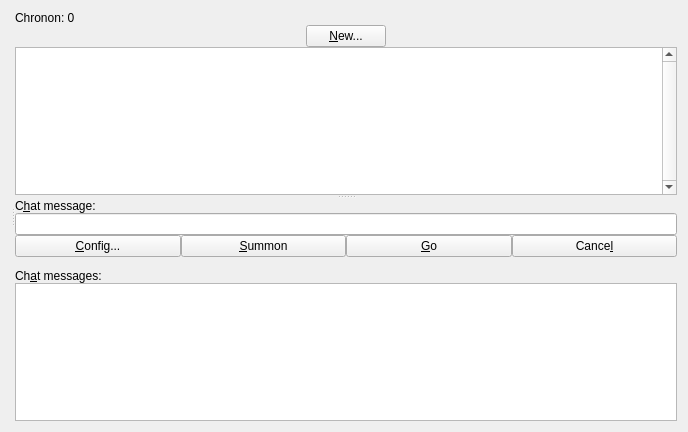
<?xml version="1.0" encoding="UTF-8"?>
<ui version="4.0">
 <class>ManageNamesPage</class>
 <widget class="QWidget" name="ManageNamesPage">
  <property name="geometry">
   <rect>
    <x>0</x>
    <y>0</y>
    <width>688</width>
    <height>432</height>
   </rect>
  </property>
  <property name="windowTitle">
   <string>Game</string>
  </property>
  <layout class="QVBoxLayout" stretch="1">
   <item>
    <widget class="QSplitter" name="horizontalLayout">
     <property name="orientation">
      <enum>Qt::Horizontal</enum>
     </property>
     <property name="childrenCollapsible">
      <bool>false</bool>
     </property>
     <widget class="QWidget" name="layoutWidget">
      <layout class="QVBoxLayout" name="verticalLayoutGameMap">
       <property name="sizeConstraint">
        <enum>QLayout::SetDefaultConstraint</enum>
       </property>
      </layout>
     </widget>
     <widget class="QSplitter" name="layoutWidget">
      <property name="orientation">
       <enum>Qt::Vertical</enum>
      </property>
      <property name="childrenCollapsible">
       <bool>false</bool>
      </property>
      <widget class="QWidget">
       <layout class="QVBoxLayout" name="verticalLayoutTop" stretch="0,0,1">
        <property name="spacing">
         <number>0</number>
        </property>
        <item>
         <widget class="QLabel" name="chrononLabel">
          <property name="toolTip">
           <string>Time moment of the game (equals the block number), which of the vertically stacked map levels is displayed, and end time of current battle (or 'frozen' status) on this map level.</string>
          </property>
          <property name="text">
           <string notr="true">Chronon: 0</string>
          </property>
         </widget>
        </item>
        <item>
         <layout class="QHBoxLayout" name="horizontalLayoutTop">
          <item>
           <widget class="QPushButton" name="newButton">
            <property name="sizePolicy">
             <sizepolicy hsizetype="Fixed" vsizetype="Fixed">
              <horstretch>0</horstretch>
              <verstretch>0</verstretch>
             </sizepolicy>
            </property>
            <property name="toolTip">
             <string>New player cost: 1 HUC + fee (0.005).
   Player starts with 3 characters (general + two hunters), collect hearts for more characters (up to 20).</string>
            </property>
            <property name="statusTip">
             <string>New player cost: 1 HUC + fee (0.005)</string>
            </property>
            <property name="text">
             <string>&amp;New...</string>
            </property>
           </widget>
          </item>
         </layout>
        </item>
        <item>
         <widget class="QTableView" name="tableCharacters">
          <property name="minimumSize">
           <size>
            <width>0</width>
            <height>70</height>
           </size>
          </property>
          <property name="maximumSize">
           <size>
            <width>16777215</width>
            <height>500</height>
           </size>
          </property>
          <property name="toolTip">
           <string>Select character(s) and click on the map to set destination. Move will be queued. Press Go to send all queued moves (for all characters of the selected player). Double-click character to center the map on him.</string>
          </property>
          <property name="verticalScrollBarPolicy">
           <enum>Qt::ScrollBarAlwaysOn</enum>
          </property>
          <property name="tabKeyNavigation">
           <bool>false</bool>
          </property>
          <property name="selectionMode">
           <enum>QAbstractItemView::ExtendedSelection</enum>
          </property>
          <property name="selectionBehavior">
           <enum>QAbstractItemView::SelectRows</enum>
          </property>
          <attribute name="verticalHeaderVisible">
           <bool>false</bool>
          </attribute>
         </widget>
        </item>
       </layout>
      </widget>
      <widget class="QWidget">
       <layout class="QVBoxLayout" name="verticalLayoutBottom" stretch="0,0,0,0,0,1">
        <property name="spacing">
         <number>0</number>
        </property>
        <item>
         <widget class="QLabel" name="label_8">
          <property name="sizePolicy">
           <sizepolicy hsizetype="Preferred" vsizetype="Maximum">
            <horstretch>0</horstretch>
            <verstretch>0</verstretch>
           </sizepolicy>
          </property>
          <property name="text">
           <string>C&amp;hat message:</string>
          </property>
          <property name="alignment">
           <set>Qt::AlignLeading|Qt::AlignLeft|Qt::AlignVCenter</set>
          </property>
          <property name="buddy">
           <cstring>messageEdit</cstring>
          </property>
         </widget>
        </item>
        <item>
         <widget class="QLineEdit" name="messageEdit">
          <property name="maxLength">
           <number>1000</number>
          </property>
         </widget>
        </item>
        <item>
         <layout class="QHBoxLayout" name="horizontalLayout_2">
          <item>
           <widget class="QPushButton" name="configButton">
            <property name="toolTip">
             <string>Change reward address for current player.</string>
            </property>
            <property name="text">
             <string>&amp;Config...</string>
            </property>
           </widget>
          </item>
          <item>
           <widget class="QPushButton" name="destructButton">
            <property name="toolTip">
             <string>Queue 'Summon Champion' spell.</string>
            </property>
            <property name="text">
             <string>&amp;Summon</string>
            </property>
           </widget>
          </item>
          <item>
           <widget class="QPushButton" name="goButton">
            <property name="toolTip">
             <string>Send move for all characters of the player (and chat message).</string>
            </property>
            <property name="text">
             <string>&amp;Go</string>
            </property>
            <property name="icon">
             <iconset resource="../bitcoin.qrc">
              <normaloff>:/icons/send</normaloff>:/icons/send</iconset>
            </property>
           </widget>
          </item>
          <item>
           <widget class="QPushButton" name="cancelButton">
            <property name="toolTip">
             <string>Cancel queued moves for selected characters.</string>
            </property>
            <property name="text">
             <string>Cance&amp;l</string>
            </property>
            <property name="icon">
             <iconset resource="../bitcoin.qrc">
              <normaloff>:/icons/quit</normaloff>:/icons/quit</iconset>
            </property>
           </widget>
          </item>
         </layout>
        </item>
        <item>
         <spacer name="verticalSpacer">
          <property name="orientation">
           <enum>Qt::Vertical</enum>
          </property>
          <property name="sizeType">
           <enum>QSizePolicy::Maximum</enum>
          </property>
          <property name="sizeHint" stdset="0">
           <size>
            <width>20</width>
            <height>12</height>
           </size>
          </property>
         </spacer>
        </item>
        <item>
         <widget class="QLabel" name="label_7">
          <property name="sizePolicy">
           <sizepolicy hsizetype="Preferred" vsizetype="Maximum">
            <horstretch>0</horstretch>
            <verstretch>0</verstretch>
           </sizepolicy>
          </property>
          <property name="text">
           <string>Ch&amp;at messages:</string>
          </property>
          <property name="alignment">
           <set>Qt::AlignLeading|Qt::AlignLeft|Qt::AlignVCenter</set>
          </property>
          <property name="buddy">
           <cstring>textChat</cstring>
          </property>
         </widget>
        </item>
        <item>
         <widget class="QTextEdit" name="textChat">
          <property name="sizePolicy">
           <sizepolicy hsizetype="Expanding" vsizetype="Expanding">
            <horstretch>0</horstretch>
            <verstretch>0</verstretch>
           </sizepolicy>
          </property>
          <property name="statusTip">
           <string>Chat window shows messages from up to 5 last blocks. Blocks are separated with horizontal lines.</string>
          </property>
          <property name="tabChangesFocus">
           <bool>true</bool>
          </property>
          <property name="readOnly">
           <bool>true</bool>
          </property>
         </widget>
        </item>
       </layout>
      </widget>
     </widget>
    </widget>
   </item>
  </layout>
 </widget>
 <resources>
  <include location="../bitcoin.qrc"/>
 </resources>
 <connections/>
</ui>
